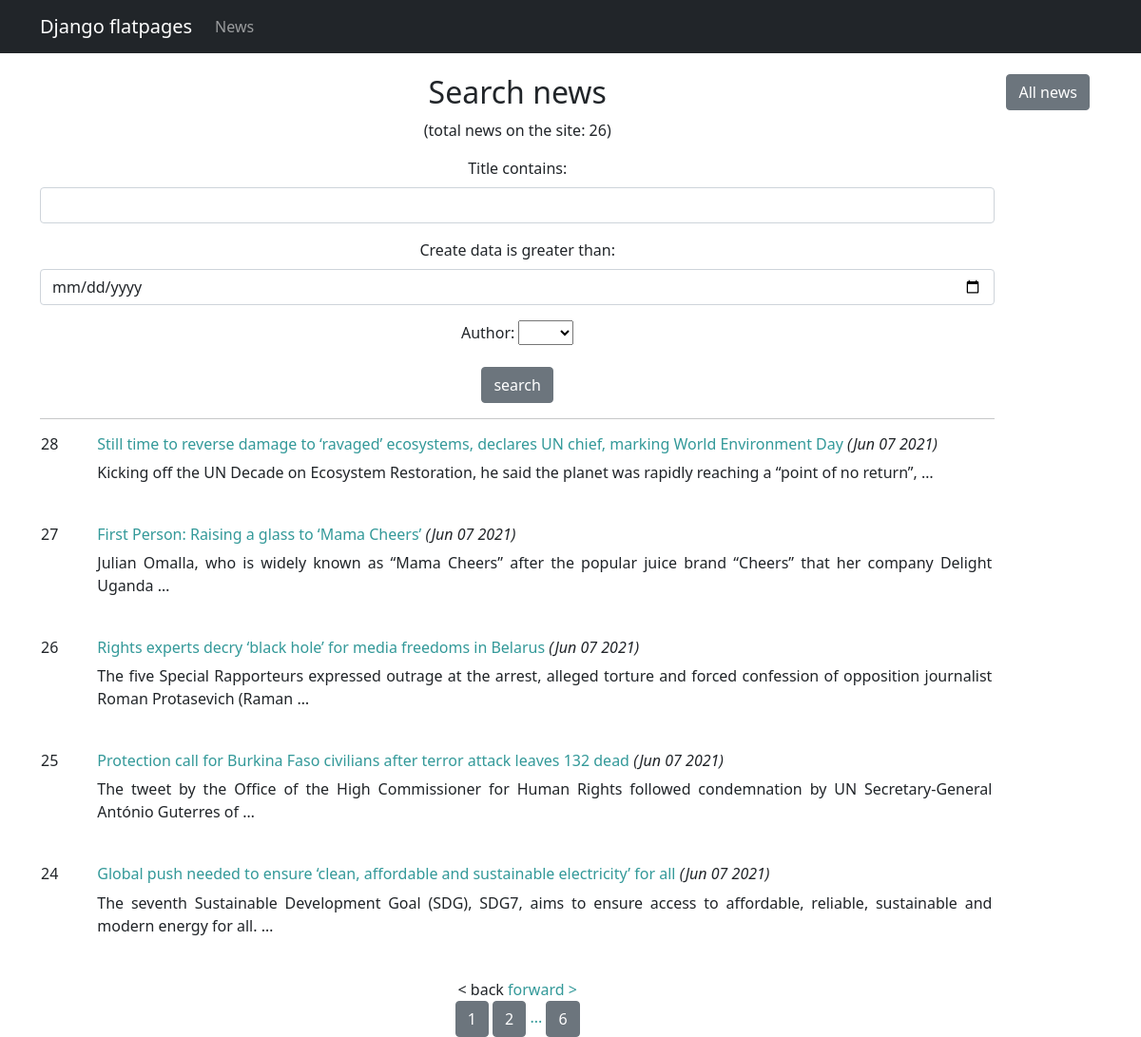
/news/search, run on the app's committed database.
### backend/models.py (models this page shows, shortened)
class Post(models.Model):
    author = models.ForeignKey(Author, on_delete = models.CASCADE)
    my_post_type = [('article', 'article'), ('news', 'news')]
    post_type = models.CharField(max_length = 7, choices = my_post_type)
    create_data = models.DateTimeField(auto_now_add = True)
    title = models.CharField(max_length = 255)
    content = models.TextField()
    rating = models.IntegerField(default = 0)
    category = models.ManyToManyField(Category, through = 'PostCategory')

### backend/views.py (the view)
# urls.py: path('search', PostSearch.as_view()),
class PostSearch(FilteredPost):
    filterset_class = PostFilter
    ordering = ['-create_data']
    paginate_by = 5

### backend/templatetags/custom_filters.py (called while the page is built)
@register.filter(name='censor')
def censor(value):
    words_list = value.split()
    for index, word in enumerate(words_list):
        if word.lower() in obscene_words:
            words_list[index] = "<...>"
    return " ".join(words_list)

### backend/views.py (called while the page is built)
    def get_queryset(self):
        queryset = super().get_queryset()
        self.filterset = self.filterset_class(self.request.GET, queryset=queryset)
        return self.filterset.qs.all()

    def get_page_param(self):
        page_param = self.request.GET.get("page", None)
        return page_param

    def get_context_data(self, **kwargs):
        context = super().get_context_data(**kwargs)
        context['filterset'] = self.filterset
        context['paginate'] = self.paginate_by
        context['all_posts'] = Post.objects.all()
        context['page_param'] = self.get_page_param()
        context['limit_for_listing'] = Paginator(list(Post.objects.all()), 5).num_pages - 2
        return context

### templates/search.html (shortened to what this page needs)
{% extends 'base.html' %}
{% load custom_filters %}
{% block content %}
    <div style="display: flex">
        <div style="flex-basis: 90%">
            <h2>Search news</h2>
            <p>(total news on the site: {{ all_posts|length }})</p>
            <form method="GET">
                <div class="mb-3">
                    <label for="title" class="form-label">Title contains:</label>
                    <input type="text" class="form-control" id="title" name="title__icontains">
                </div>
                <div class="mb-3">
                <label for="create_data" class="form-label">Create data is greater than:</label>
                <input type="date" class="form-control" id="create_data" name="create_data__gt">
                </div>
                <div class="mb-3">
                    <label for="author" class="form-label">Author:</label>
                    <select name="author" id="author">
                        <option value="" selected=""></option>
                        <option value="1">Bob</option>
                    </select>
                </div>
                <button type="submit" class="btn btn-secondary">search</button>
            </form>
            <hr>
            {% if posts %}
                <table style="margin-left: auto; margin-right: auto;">
                {% for post in object_list %}
                    <tr>
                        <td style="vertical-align: top; padding-right: 5vh;">
                            <h6>{{ post.id }}</h6>
                        </td>
                        <td>
                            <h6 style="text-align: justify">
                                <a href="{{ post.id }}" style="text-decoration: none; color: #339999;">{{ post.title|censor }}</a>
                                <i>({{ post.create_data|date:'M d Y' }})</i></h6>
                            <p style="text-align: justify">{{ post.content|truncatewords:20|censor }}</p>
                        </td>
                        <td>
                        </td>
                    </tr>
                    <tr>
                        <td>
                            <br>
                        </td>
                    </tr>
                {% endfor %}
                </table>
            {% else %}
                <h3>No news. Come back later!</h3>
            {% endif %}
            {% if is_paginated %}
                {% if request.GET.author %}
                    <div>
                        {% if page_obj.has_previous %}
                            <a href="{{ request.get_full_path }}&page={{ page_obj.previous_page_number }}" style="text-decoration: none; color: #339999;">&lt; back</a>
                        {% else %}
                            <span>&lt; back</span>
                        {% endif %}
                        {% if page_obj.has_next %}
                            <a href="{{ request.get_full_path }}&page={{ page_obj.next_page_number }}" style="text-decoration: none; color: #339999;">forward &gt;</a>
                        {% else %}
                            <span>forward &gt;</span>
                        {% endif %}
                    </div>
                    <div>
                        {% if page_obj.paginator.num_pages < 6 %}
                            {% for i in page_obj.paginator.page_range %}
                                <a href="{{ request.get_full_path }}&page={{ i }}" class="btn btn-secondary" >{{ i }}</a>
                            {% endfor %}
                        {% else %}
                            <a href="{{ request.get_full_path }}&page=1" class="btn btn-secondary" >1</a>
                            {% if page_obj.number > 3 %}
                                <span style="color: #339999;">...</span>
                            {% endif %}
                            {% if page_obj.number == 1 %}
                                <a href="{{ request.get_full_path }}&page=2" class="btn btn-secondary" >2</a>
                            {% elif page_obj.number == 2 %}
                                <a href="{{ request.get_full_path }}&page=2" class="btn btn-secondary" >2</a>
                                <a href="{{ request.get_full_path }}&page=3" class="btn btn-secondary" >3</a>
                            {% elif page_obj.number == page_obj.paginator.num_pages %}
                                <a href="{{ request.get_full_path }}&page={{ page_obj.previous_page_number }}" class="btn btn-secondary" >{{ page_obj.previous_page_number }}</a>
                            {% elif page_obj.number > limit_for_listing %}
                                <a href="{{ request.get_full_path }}&page={{ page_obj.previous_page_number }}" class="btn btn-secondary" >{{ page_obj.previous_page_number }}</a>
                                <a href="{{ request.get_full_path }}&page={{ page_obj.number }}" class="btn btn-secondary" >{{ page_obj.number }}</a>
                            {% else %}
                                <a href="{{ request.get_full_path }}&page={{ page_obj.previous_page_number }}" class="btn btn-secondary" >{{ page_obj.previous_page_number }}</a>
                                <a href="{{ request.get_full_path }}&page={{ page_obj.number }}" class="btn btn-secondary" >{{ page_obj.number }}</a>
                                <a href="{{ request.get_full_path }}&page={{ page_obj.next_page_number }}" class="btn btn-secondary" >{{ page_obj.next_page_number }}</a>
                            {% endif %}
                            {% if page_obj.number < limit_for_listing %}
                                <span style="color: #339999;">...</span>
                            {% endif %}
                            <a href="{{ request.get_full_path }}&page={{ page_obj.paginator.num_pages }}" class="btn btn-secondary" >{{ page_obj.paginator.num_pages }}</a>
                        {% endif %}
                    </div>
                {% else %}
                <div>
                    {% if page_obj.has_previous %}
                        <a href="?page={{ page_obj.previous_page_number }}" style="text-decoration: none; color: #339999;">&lt; back</a>
                    {% else %}
                        <span>&lt; back</span>
                    {% endif %}
                    {% if page_obj.has_next %}
                        <a href="?page={{ page_obj.next_page_number }}" style="text-decoration: none; color: #339999;">forward &gt;</a>
                    {% else %}
                        <span>forward &gt;</span>
                    {% endif %}
                </div>
                <div>
                    {% if page_obj.paginator.num_pages < 6 %}
                        {% for i in page_obj.paginator.page_range %}
                            <a href="?page={{ i }}" class="btn btn-secondary" >{{ i }}</a>
                        {% endfor %}
                    {% else %}
                        <a href="?page=1" class="btn btn-secondary" >1</a>
                        {% if page_obj.number == 1 %}
                            <a href="?page=2" class="btn btn-secondary" >2</a>
                        {% elif page_obj.number == 2 %}
                            <a href="?page=2" class="btn btn-secondary" >2</a>
                            <a href="?page=3" class="btn btn-secondary" >3</a>
                        {% elif page_obj.number == page_obj.paginator.num_pages %}
                            <a href="?page={{ page_obj.previous_page_number }}" class="btn btn-secondary" >{{ page_obj.previous_page_number }}</a>
                        {% elif page_obj.number > limit_for_listing %}
                            <a href="?page={{ page_obj.previous_page_number }}" class="btn btn-secondary" >{{ page_obj.previous_page_number }}</a>
                            <a href="?page={{ page_obj.number }}" class="btn btn-secondary" >{{ page_obj.number }}</a>
                        {% endif %}
                        {% if page_obj.number < limit_for_listing %}
                            <span style="color: #339999;">...</span>
                        {% endif %}
                        <a href="?page={{ page_obj.paginator.num_pages }}" class="btn btn-secondary" >{{ page_obj.paginator.num_pages }}</a>
                    {% endif %}
                </div>
                {% endif %}
            {% endif %}
        </div>
        <div style="flex-basis: 10%">
            <a href="/.." class="btn btn-secondary" >All news</a>
        </div>
    </div>
{% endblock content %}

### data on the page
Post: id "28", title|censor "Still time to reverse damage to ‘ravaged’ ecosystems, declares UN chief, marking World Environment Day", create_data "Jun 07 2021", content|censor "Kicking off the UN Decade on Ecosystem Restoration, he said the planet was rapidly reaching a “point of no return”, …"
Post: id "27", title|censor "First Person: Raising a glass to ‘Mama Cheers’", create_data "Jun 07 2021", content|censor "Julian Omalla, who is widely known as “Mama Cheers” after the popular juice brand “Cheers” that her company Delight Uganda …"
Post: id "26", title|censor "Rights experts decry ‘black hole’ for media freedoms in Belarus", create_data "Jun 07 2021", content|censor "The five Special Rapporteurs expressed outrage at the arrest, alleged torture and forced confession of opposition journalist Roman Protasevich (Raman …"
Post: id "25", title|censor "Protection call for Burkina Faso civilians after terror attack leaves 132 dead", create_data "Jun 07 2021", content|censor "The tweet by the Office of the High Commissioner for Human Rights followed condemnation by UN Secretary-General António Guterres of …"
Post: id "24", title|censor "Global push needed to ensure ‘clean, affordable and sustainable electricity’ for all", create_data "Jun 07 2021", content|censor "The seventh Sustainable Development Goal (SDG), SDG7, aims to ensure access to affordable, reliable, sustainable and modern energy for all. …"

### other printed values
{{ all_posts|length }} "26"
{{ page_obj.paginator.num_pages }} "6"
